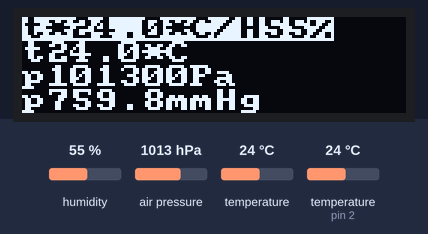
The sketch below on a simulated Arduino Uno, built with avr-gcc and run on an emulated ATmega328P. Shown: 128×32 one-colour display. Inputs (shaded band) come from the test bench; at power-on: humidity 55 %, air pressure 1013 hPa, temperature 24 °C, temperature (sensor on pin 2) 24 °C.

Above: at 1.8 s.
1.9 s: humidity set to 22 %
At 4.2 s:
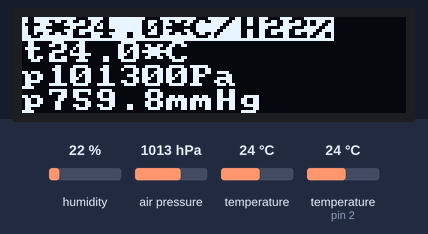
4.5 s: air pressure set to 952 hPa
At 6.6 s:
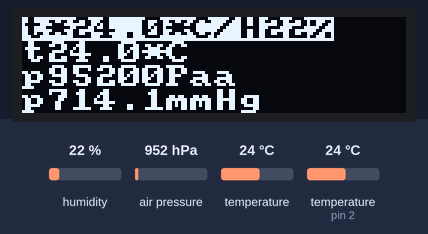
7.0 s: temperature (sensor 0) set to 12 °C
At 8.9 s:
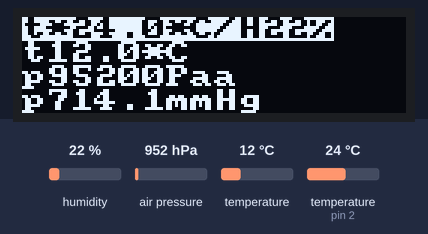
9.2 s: temperature (sensor on pin 2) set to 12 °C
At 10.7 s:
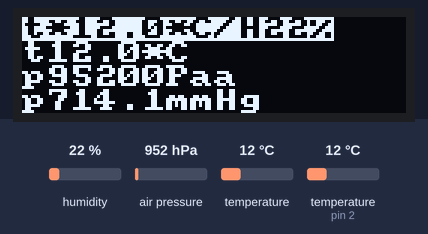
11.5 s: humidity set to 40 %
At 13.5 s:
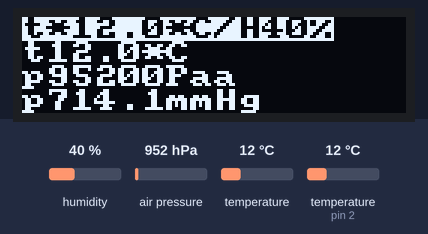
13.8 s: air pressure set to 975 hPa
At 15.4 s:
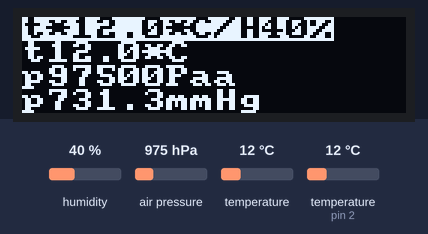
Timing chart, 0 to 16.9 s (numbered marks = the images above; inputs shaded):
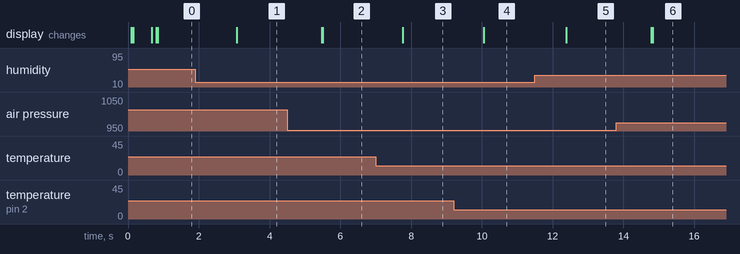

The sketch:

arduino-wireless-sensor-cell.ino
```cpp
#include <Adafruit_BMP085.h>
#include <util/delay.h>
#include <U8x8lib.h>
#include <DHT.h>
#include <DHT_U.h>

#define PRECISION 1
#define PASCALS_PER_MMHG 133.322368

// SSD1306 display
#define DISPLAY_SCK A3
#define DISPLAY_SDA A2
U8X8_SSD1306_128X32_UNIVISION_SW_I2C u8x8(DISPLAY_SCK, DISPLAY_SDA, U8X8_PIN_NONE);

// BMP180 sensor
Adafruit_BMP085 bmp;

// DHT22 sensor
#define DHTPIN 2
#define DHTTYPE DHT22 // DHT 22 (AM2302)
DHT_Unified dht(DHTPIN, DHTTYPE);

void setup(void)
{
  u8x8.begin();
  u8x8.setPowerSave(0);
  u8x8.setFont(u8x8_font_amstrad_cpc_extended_f);

  u8x8.drawString(0, 0, "Pressure sensor");
  if (!bmp.begin()) {
    u8x8.drawString(0, 1, "has failed!");
    while (1) {}
  } else {
    u8x8.drawString(0, 1, "has started...");
  }
  _delay_ms(500);
  u8x8.setContrast(0);
  u8x8.clearDisplay();
}

float tData;
String t = String("t");
String tAlt = String("t*");
String c = String("*C");

long pData;
float mmHgData;
String Press = String("p");
String pa = String("Pa");
String mmhg = String("mmHg");

String Humidity = String("H");
String Percent = String("%");


void loop(void)
{
  // Humidity
  // ========
  sensors_event_t dhtTempEvent;
  sensors_event_t dhtHumidEvent;
  dht.temperature().getEvent(&dhtTempEvent);
  dht.humidity().getEvent(&dhtHumidEvent);

  if (isnan(dhtTempEvent.temperature) || isnan(dhtHumidEvent.relative_humidity)) {
    u8x8.drawString(0, 0, "Humidity...");
  } else {
    String tAltStatus = String(
                          tAlt + String(dhtTempEvent.temperature, PRECISION) + c + "/" +
                          Humidity + String(dhtHumidEvent.relative_humidity, 0) + Percent
                        );
    char tAltStatusOut[tAltStatus.length()];
    tAltStatus.toCharArray(tAltStatusOut, tAltStatus.length() + 1);
    u8x8.setInverseFont(1);
    u8x8.drawString(0, 0, tAltStatusOut);
    u8x8.setInverseFont(0);
  }


  // Temperature
  // ===========
  tData = bmp.readTemperature(); // Celsius
  String T = String(t + String(tData, PRECISION) + c);
  char tempOut[T.length()];
  T.toCharArray(tempOut, T.length() + 1);

  u8x8.drawString(0, 1, tempOut);

  // Pressure
  // ========

  pData = bmp.readPressure(); // Pascals
  String pressureStatus = String(Press + String(pData, DEC) + pa);
  char pressureStatusOut[pressureStatus.length()];
  pressureStatus.toCharArray(pressureStatusOut, pressureStatus.length() + 1);
  u8x8.drawString(0, 2, pressureStatusOut);

  mmHgData = (float)pData / PASCALS_PER_MMHG;
  String hhGhStatus = String(Press + String(mmHgData, PRECISION) + mmhg);
  char hhGhStatusOut[hhGhStatus.length()];
  hhGhStatus.toCharArray(hhGhStatusOut, hhGhStatus.length() + 1);
  u8x8.drawString(0, 3, hhGhStatusOut);

  _delay_ms(1000);
}
```

Measured:
- after the input at 1.9 s, the display: changes after 1.2 s (image 1)
- after the input at 4.5 s, the display: first changes after 0.97 s (image 2 shows a later state)
- after the input at 7.0 s, the display: changes after 0.77 s (image 3)
- after the input at 9.2 s, the display: changes after 0.86 s (image 4)
- after the input at 11.5 s, the display: changes after 0.89 s (image 5)
- after the input at 13.8 s, the display: first changes after 0.98 s (image 6 shows a later state)
